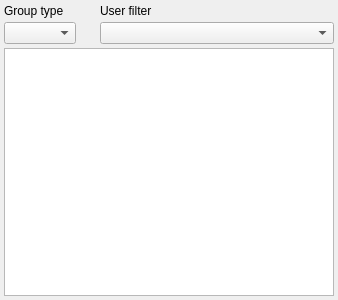
<ui version="4.0" >
 <class>GroupViewWdg</class>
 <widget class="QWidget" name="GroupViewWdg" >
  <property name="geometry" >
   <rect>
    <x>0</x>
    <y>0</y>
    <width>338</width>
    <height>300</height>
   </rect>
  </property>
  <property name="windowTitle" >
   <string>Group View</string>
  </property>
  <layout class="QGridLayout" >
   <property name="margin" >
    <number>4</number>
   </property>
   <property name="spacing" >
    <number>4</number>
   </property>
   <item row="2" column="0" colspan="3" >
    <widget class="EnhancedTreeView" name="trv_grouplist" >
     <property name="dragEnabled" >
      <bool>true</bool>
     </property>
     <property name="alternatingRowColors" >
      <bool>true</bool>
     </property>
     <property name="selectionMode" >
      <enum>QAbstractItemView::ExtendedSelection</enum>
     </property>
     <property name="rootIsDecorated" >
      <bool>false</bool>
     </property>
    </widget>
   </item>
   <item row="1" column="1" >
    <spacer>
     <property name="orientation" >
      <enum>Qt::Horizontal</enum>
     </property>
     <property name="sizeType" >
      <enum>QSizePolicy::Fixed</enum>
     </property>
     <property name="sizeHint" >
      <size>
       <width>16</width>
       <height>22</height>
      </size>
     </property>
    </spacer>
   </item>
   <item row="0" column="2" >
    <widget class="QLabel" name="label_2" >
     <property name="maximumSize" >
      <size>
       <width>16777215</width>
       <height>15</height>
      </size>
     </property>
     <property name="text" >
      <string>User filter</string>
     </property>
    </widget>
   </item>
   <item row="1" column="2" >
    <widget class="QComboBox" name="cmb_grouptype_filter_2" >
     <property name="sizePolicy" >
      <sizepolicy>
       <hsizetype>3</hsizetype>
       <vsizetype>0</vsizetype>
       <horstretch>0</horstretch>
       <verstretch>0</verstretch>
      </sizepolicy>
     </property>
    </widget>
   </item>
   <item row="1" column="0" >
    <widget class="QComboBox" name="cmb_grouptype_filter" />
   </item>
   <item row="0" column="0" >
    <widget class="QLabel" name="label" >
     <property name="maximumSize" >
      <size>
       <width>16777215</width>
       <height>15</height>
      </size>
     </property>
     <property name="text" >
      <string>Group type</string>
     </property>
    </widget>
   </item>
  </layout>
 </widget>
 <customwidgets>
  <customwidget>
   <class>EnhancedTreeView</class>
   <extends>QTreeView</extends>
   <header>pyqtui4.enhancedtreeview.h</header>
  </customwidget>
 </customwidgets>
 <resources/>
 <connections/>
</ui>
